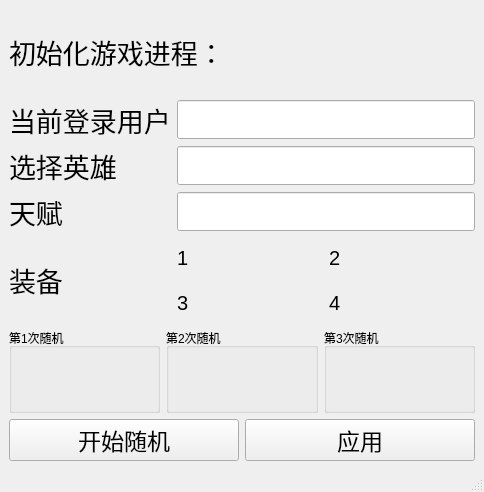
<?xml version="1.0" encoding="UTF-8"?>
<ui version="4.0">
 <class>MainWindow</class>
 <widget class="QMainWindow" name="MainWindow">
  <property name="geometry">
   <rect>
    <x>0</x>
    <y>0</y>
    <width>484</width>
    <height>492</height>
   </rect>
  </property>
  <property name="windowTitle">
   <string>MainWindow</string>
  </property>
  <widget class="QWidget" name="centralwidget">
   <layout class="QGridLayout" name="gridLayout_5">
    <item row="0" column="0" colspan="2">
     <widget class="QLabel" name="label_4">
      <property name="font">
       <font>
        <pointsize>20</pointsize>
       </font>
      </property>
      <property name="text">
       <string>初始化游戏进程：</string>
      </property>
     </widget>
    </item>
    <item row="1" column="0">
     <widget class="QLabel" name="label_3">
      <property name="font">
       <font>
        <pointsize>20</pointsize>
       </font>
      </property>
      <property name="text">
       <string>当前登录用户</string>
      </property>
     </widget>
    </item>
    <item row="1" column="1">
     <widget class="QLineEdit" name="lineEdit_3">
      <property name="font">
       <font>
        <pointsize>20</pointsize>
       </font>
      </property>
      <property name="readOnly">
       <bool>true</bool>
      </property>
     </widget>
    </item>
    <item row="2" column="0">
     <widget class="QLabel" name="label">
      <property name="font">
       <font>
        <pointsize>20</pointsize>
       </font>
      </property>
      <property name="text">
       <string>选择英雄</string>
      </property>
     </widget>
    </item>
    <item row="2" column="1">
     <widget class="QLineEdit" name="lineEdit">
      <property name="font">
       <font>
        <pointsize>20</pointsize>
       </font>
      </property>
      <property name="readOnly">
       <bool>true</bool>
      </property>
     </widget>
    </item>
    <item row="3" column="0">
     <widget class="QLabel" name="label_2">
      <property name="font">
       <font>
        <pointsize>20</pointsize>
       </font>
      </property>
      <property name="text">
       <string>天赋</string>
      </property>
     </widget>
    </item>
    <item row="3" column="1">
     <widget class="QLineEdit" name="lineEdit_2">
      <property name="font">
       <font>
        <pointsize>20</pointsize>
       </font>
      </property>
      <property name="readOnly">
       <bool>true</bool>
      </property>
     </widget>
    </item>
    <item row="4" column="0">
     <widget class="QLabel" name="label_11">
      <property name="font">
       <font>
        <pointsize>20</pointsize>
       </font>
      </property>
      <property name="text">
       <string>装备</string>
      </property>
     </widget>
    </item>
    <item row="4" column="1">
     <layout class="QGridLayout" name="gridLayout">
      <item row="0" column="0">
       <widget class="QLabel" name="label_12">
        <property name="font">
         <font>
          <pointsize>15</pointsize>
         </font>
        </property>
        <property name="text">
         <string>1</string>
        </property>
       </widget>
      </item>
      <item row="0" column="1">
       <widget class="QLabel" name="label_13">
        <property name="font">
         <font>
          <pointsize>15</pointsize>
         </font>
        </property>
        <property name="text">
         <string>2</string>
        </property>
       </widget>
      </item>
      <item row="1" column="0">
       <widget class="QLabel" name="label_14">
        <property name="font">
         <font>
          <pointsize>15</pointsize>
         </font>
        </property>
        <property name="text">
         <string>3</string>
        </property>
       </widget>
      </item>
      <item row="1" column="1">
       <widget class="QLabel" name="label_15">
        <property name="font">
         <font>
          <pointsize>15</pointsize>
         </font>
        </property>
        <property name="text">
         <string>4</string>
        </property>
       </widget>
      </item>
     </layout>
    </item>
    <item row="5" column="0" colspan="2">
     <layout class="QHBoxLayout" name="horizontalLayout_2">
      <item>
       <widget class="FuncUIGroupBox" name="groupBox_1">
        <property name="title">
         <string>第1次随机</string>
        </property>
        <layout class="QGridLayout" name="gridLayout_2">
         <item row="1" column="0">
          <widget class="QLabel" name="label_6">
           <property name="font">
            <font>
             <pointsize>12</pointsize>
            </font>
           </property>
           <property name="text">
            <string/>
           </property>
          </widget>
         </item>
         <item row="0" column="0">
          <widget class="QLabel" name="label_5">
           <property name="font">
            <font>
             <pointsize>12</pointsize>
            </font>
           </property>
           <property name="text">
            <string/>
           </property>
          </widget>
         </item>
        </layout>
       </widget>
      </item>
      <item>
       <widget class="FuncUIGroupBox" name="groupBox_2">
        <property name="title">
         <string>第2次随机</string>
        </property>
        <layout class="QGridLayout" name="gridLayout_3">
         <item row="1" column="0">
          <widget class="QLabel" name="label_8">
           <property name="font">
            <font>
             <pointsize>12</pointsize>
            </font>
           </property>
           <property name="text">
            <string/>
           </property>
          </widget>
         </item>
         <item row="0" column="0">
          <widget class="QLabel" name="label_7">
           <property name="font">
            <font>
             <pointsize>12</pointsize>
            </font>
           </property>
           <property name="text">
            <string/>
           </property>
          </widget>
         </item>
        </layout>
       </widget>
      </item>
      <item>
       <widget class="FuncUIGroupBox" name="groupBox_3">
        <property name="title">
         <string>第3次随机</string>
        </property>
        <layout class="QGridLayout" name="gridLayout_4">
         <item row="1" column="0">
          <widget class="QLabel" name="label_10">
           <property name="font">
            <font>
             <pointsize>12</pointsize>
            </font>
           </property>
           <property name="text">
            <string/>
           </property>
          </widget>
         </item>
         <item row="0" column="0">
          <widget class="QLabel" name="label_9">
           <property name="font">
            <font>
             <pointsize>12</pointsize>
            </font>
           </property>
           <property name="text">
            <string/>
           </property>
          </widget>
         </item>
        </layout>
       </widget>
      </item>
     </layout>
    </item>
    <item row="6" column="0" colspan="2">
     <layout class="QHBoxLayout" name="horizontalLayout">
      <item>
       <widget class="QPushButton" name="pushButton">
        <property name="font">
         <font>
          <pointsize>17</pointsize>
         </font>
        </property>
        <property name="text">
         <string>开始随机</string>
        </property>
       </widget>
      </item>
      <item>
       <widget class="QPushButton" name="pushButton_2">
        <property name="font">
         <font>
          <pointsize>17</pointsize>
         </font>
        </property>
        <property name="text">
         <string>应用</string>
        </property>
       </widget>
      </item>
     </layout>
    </item>
   </layout>
  </widget>
  <widget class="QMenuBar" name="menubar">
   <property name="geometry">
    <rect>
     <x>0</x>
     <y>0</y>
     <width>484</width>
     <height>21</height>
    </rect>
   </property>
  </widget>
  <widget class="QStatusBar" name="statusbar"/>
 </widget>
 <customwidgets>
  <customwidget>
   <class>FuncUIGroupBox</class>
   <extends>QGroupBox</extends>
   <header>FuncUI.h</header>
   <container>1</container>
  </customwidget>
 </customwidgets>
 <resources/>
 <connections/>
</ui>
